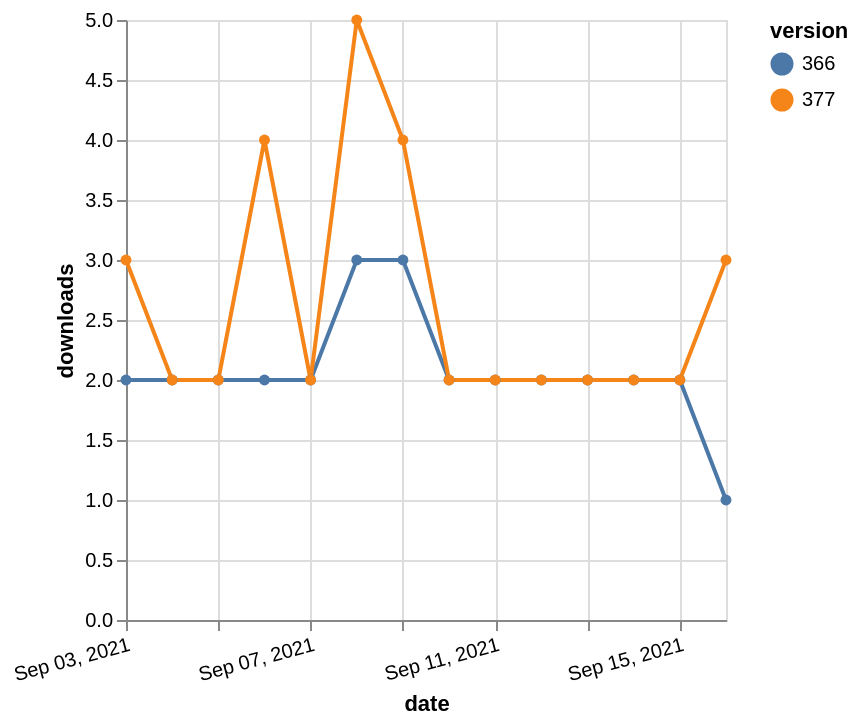

Here is the Vega-Lite specification saved for this chart:
### Vega-Lite specification from a JSON file in a GitHub repository (floating-point values rounded to 4 significant figures)
{"$schema": "https://vega.github.io/schema/vega-lite/v5.json", "description": "A simple bar chart with embedded data.", "data": {"values": [{"date": "2021-09-03", "total": 2241, "delta": 2, "version": "366"}, {"date": "2021-09-04", "total": 2243, "delta": 2, "version": "366"}, {"date": "2021-09-05", "total": 2245, "delta": 2, "version": "366"}, {"date": "2021-09-06", "total": 2247, "delta": 2, "version": "366"}, {"date": "2021-09-07", "total": 2249, "delta": 2, "version": "366"}, {"date": "2021-09-08", "total": 2252, "delta": 3, "version": "366"}, {"date": "2021-09-09", "total": 2255, "delta": 3, "version": "366"}, {"date": "2021-09-10", "total": 2257, "delta": 2, "version": "366"}, {"date": "2021-09-11", "total": 2259, "delta": 2, "version": "366"}, {"date": "2021-09-12", "total": 2261, "delta": 2, "version": "366"}, {"date": "2021-09-13", "total": 2263, "delta": 2, "version": "366"}, {"date": "2021-09-14", "total": 2265, "delta": 2, "version": "366"}, {"date": "2021-09-15", "total": 2267, "delta": 2, "version": "366"}, {"date": "2021-09-16", "total": 2268, "delta": 1, "version": "366"}, {"date": "2021-09-03", "total": 2071, "delta": 3, "version": "377"}, {"date": "2021-09-04", "total": 2073, "delta": 2, "version": "377"}, {"date": "2021-09-05", "total": 2075, "delta": 2, "version": "377"}, {"date": "2021-09-06", "total": 2079, "delta": 4, "version": "377"}, {"date": "2021-09-07", "total": 2081, "delta": 2, "version": "377"}, {"date": "2021-09-08", "total": 2086, "delta": 5, "version": "377"}, {"date": "2021-09-09", "total": 2090, "delta": 4, "version": "377"}, {"date": "2021-09-10", "total": 2092, "delta": 2, "version": "377"}, {"date": "2021-09-11", "total": 2094, "delta": 2, "version": "377"}, {"date": "2021-09-12", "total": 2096, "delta": 2, "version": "377"}, {"date": "2021-09-13", "total": 2098, "delta": 2, "version": "377"}, {"date": "2021-09-14", "total": 2100, "delta": 2, "version": "377"}, {"date": "2021-09-15", "total": 2102, "delta": 2, "version": "377"}, {"date": "2021-09-16", "total": 2105, "delta": 3, "version": "377"}]}, "width": "container", "mark": {"type": "line", "point": {"filled": true}}, "encoding": {"x": {"field": "date", "type": "temporal", "timeUnit": "yearmonthdate", "title": "date", "axis": {"labelAngle": -15}}, "y": {"field": "delta", "type": "quantitative", "title": "downloads"}, "color": {"field": "version", "type": "nominal"}, "tooltip": {"field": "delta"}}}
